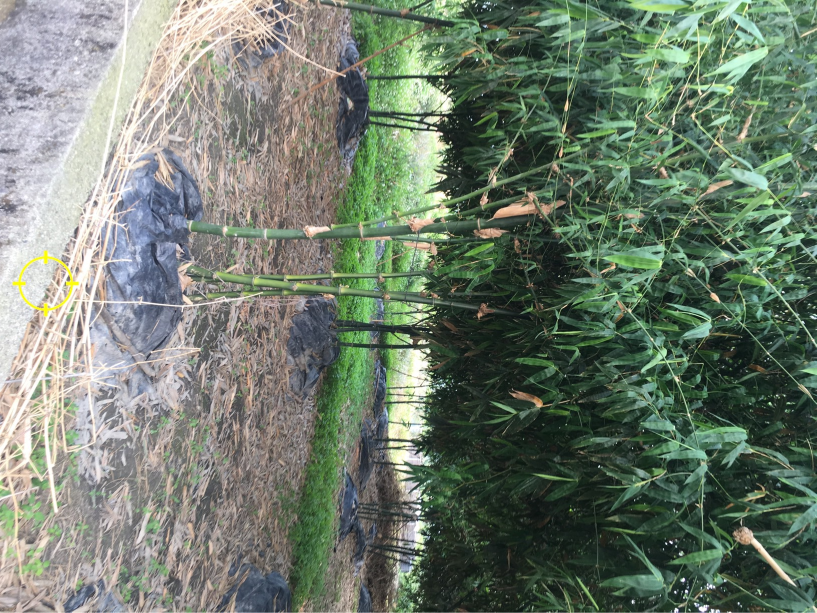
#> input picture src/sample/029d35c3-46c9-439d-8ef8-6056c2e133a9.jpg, 1633 x 1225 px, given in place of 3fd031ec-f5e7-4d33-b63f-d4f68462c3e9.jpg, which was not available (shown at 1/2 size)
$ jupyter execute image_crop.ipynb   (text cells are left out)
#> lines starting #> are read from the running program, lines starting #| are printed output that depends on the picture; pictures that were not available may be replaced by others from this repository, and a replacement may not be noted
[cell 1]
import cv2
import numpy as np

def crop_around_center(image: object, width: int, height: int, crop_center: object = None):
    """
    Given a NumPy / OpenCV 2 image, crops it to the given width and height,
    around it's centre point.

    Arguments:
    ----------
        image (3d-array): The original image vector.

        width (int): The desired width of the cropped image.

        height (int): The desired height of the cropped image.

        crop_center: ([x, y]): The coordinates of the center point to crop.

    Returns:
    --------
        image (3d-array): Cropped image.

    Source: http://stackoverflow.com/questions/16702966/rotate-image-and-crop-out-black-borders
    """

    image_size = (image.shape[1], image.shape[0])

    # 未提供中心座標的時候，預設為圖片正中心
    if(crop_center is None):
        image_center = [int(image_size[0] * 0.5), int(image_size[1] * 0.5)]
    else:
        image_center = [int(image_size[0] * 0.5 + crop_center[0]), int(image_size[1] * 0.5 + crop_center[1])]

    # 如果輸出寬度大於圖片寬度，則將輸出寬度設為圖片寬度
    if(width > image_size[0]):
        width = image_size[0]

    # 如果輸出高度大於圖片高度，則將輸出高度設為圖片高度
    if(height > image_size[1]):
        height = image_size[1]

    # 如果從 x 座標算起，輸出寬度會超出圖片邊界，則將 x 座標往左或往右推移
    x_boundary = (image_center[0] - int(width * 0.5), image_center[0] + int(width * 0.5))

    # 超出左邊界 beyond the left border
    if(x_boundary[0] < 0):
        image_center[0] = image_center[0] + abs(x_boundary[0])

    # 超出右邊界 beyond the right border
    if(x_boundary[1] > image_size[0]):
        image_center[0] = image_center[0] - abs(x_boundary[1] - image_size[0])

    # 如果從 y 座標算起，輸出高度會超出圖片邊界，則將 y 座標往上或往下推移
    y_boundary = (image_center[1] - int(height * 0.5), image_center[1] + int(height * 0.5))

    # 超出上邊界 beyond the upper bound
    if(y_boundary[0] < 0):
        image_center[1] = image_center[1] + abs(y_boundary[0])

    # 超出下邊界 beyond the lower boundary
    if(y_boundary[1] > image_size[1]):
        image_center[1] = image_center[1] - abs(y_boundary[1] - image_size[1])

    x1 = int(image_center[0] - width * 0.5)
    x2 = int(image_center[0] + width * 0.5)
    y1 = int(image_center[1] - height * 0.5)
    y2 = int(image_center[1] + height * 0.5)
    return image[y1:y2, x1:x2]

def load_image_and_resize(path: str, new_size: int = 224, crop_ratio: float = 0.5, crop_center: object = None):
    """
    Use CV2 to read image, and resize the image to make the aspect ratio. (crop first and then resize)

    Arguments:
    ----------
        path (str): The image path.

        new_size (int): The desired image size.

        crop_ratio (float): The ratio of the cropped area to the original image.

        crop_center ([x, y]): The coordinates of the center point to crop.

    Returns:
    --------
        image (3d-array): Image vector converted to rgb format.
    """

    image = cv2.imread(path)
    height, width, channel = image.shape
    crop_window = min(height, width) * crop_ratio
    image = crop_around_center(image, crop_window, crop_window, crop_center)
    image = cv2.resize(image, (new_size, new_size), interpolation=cv2.INTER_CUBIC)
    image = cv2.cvtColor(image, cv2.COLOR_BGR2RGB)
    return image

[cell 2]
if __name__ == "__main__":

    import pandas as pd
    from matplotlib import pyplot as plt

    def row_based_idx(num_rows, num_cols, idx):
        return np.arange(1, num_rows*num_cols + 1).reshape((num_rows, num_cols)).transpose().flatten()[idx-1]

    # Top level data directory. Here we assume the format of the directory conforms to the ImageFolder structure
    path = "."

    # Image size for model
    image_size = 224

    sample = pd.read_csv(F'{path}/sample/sample.csv')
#> (reads src/sample/sample.csv from the repository)

    items = 6
    plt.figure(figsize=(items * 6, 10))
    for item in range(items):
        row = sample.iloc[item]
        # original image
        image = cv2.imread(F'{path}/sample/{row["file"]}')
#> image is the input picture: shape (1225, 1633, 3); mean B, G, R 109.9, 124.8, 112.3
        image = cv2.cvtColor(image, cv2.COLOR_BGR2RGB)
        height, width, channel = image.shape
#> height = 1225; width = 1633; channel = 3
        ax = plt.subplot(2, items, row_based_idx(2, items, item * 2 + 1))
        plt.title("{}, {}".format(row["label"], row["shape"]))
        plt.imshow(image.astype("uint8"))
        plt.plot([0, width], [height * 0.5, height * 0.5], color="white", linewidth=1)
        plt.plot([width/2, width/2], [height, 0], color="white", linewidth=1)
        # cropped image
        cropped = load_image_and_resize(path=F'{path}/sample/{row["file"]}', crop_ratio=0.7, crop_center=(row["target_y"], row["target_x"]))
#> in crop_around_center, `return image[y1:y2, x1:x2]`:
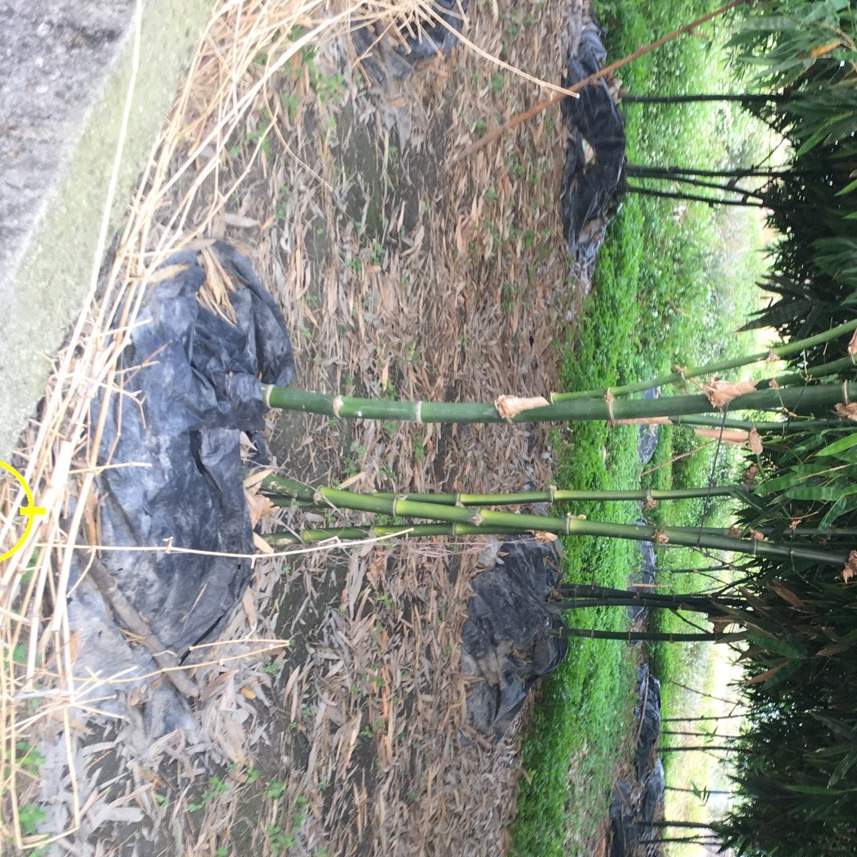
#> returned value: shape (857, 857, 3); mean of channels 0, 1, 2 133.4, 146, 140.2; drawn as B, G, R
#> in load_image_and_resize, `image = cv2.resize(image, (new_size, new_size), interpolation=cv2.INTE..`:
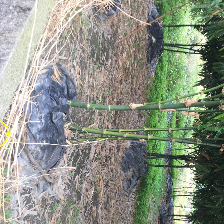
#> image: shape (224, 224, 3); mean B, G, R 133.4, 146, 140.2
        ax = plt.subplot(2, items, row_based_idx(2, items, item * 2 + 2))
        plt.imshow(cropped.astype("uint8"))
        plt.title("(x, y): ({}, {})".format(row["target_x"], row["target_y"]))
#> pass 2 of the loop `for item in range(items):`:
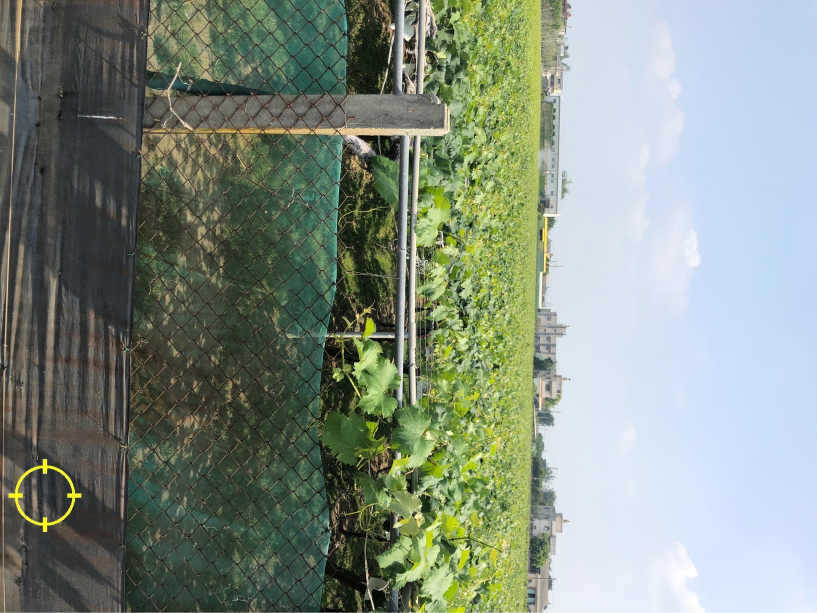
#> input picture src/sample/05720613-171c-4cc9-b752-2e8626b384c8.jpg, 1633 x 1225 px (shown at 1/2 size)
#> image is the input picture: shape (1225, 1633, 3); mean B, G, R 129.7, 142.3, 130.3
#> in crop_around_center (call 2), `return image[y1:y2, x1:x2]`:
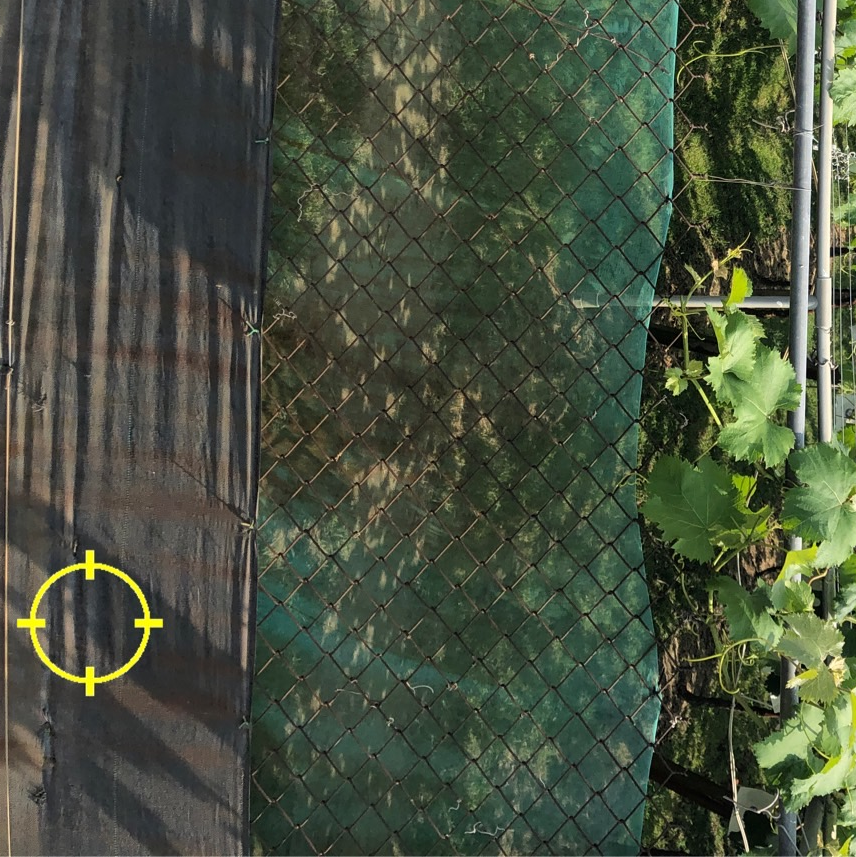
#> returned value: shape (857, 856, 3); mean of channels 0, 1, 2 62.7, 80.7, 72; drawn as B, G, R
#> in load_image_and_resize (call 2), `image = cv2.resize(image, (new_size, new_size), interpolation=cv2.INTE..`:
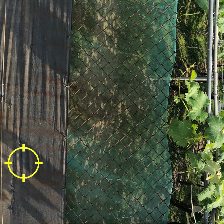
#> image: shape (224, 224, 3); mean B, G, R 62.6, 80.6, 72
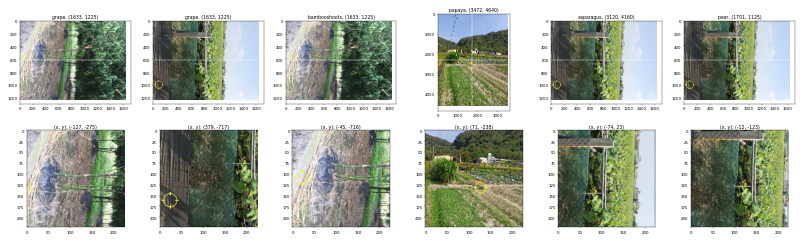
#> figure drawn by matplotlib, 12 panels
